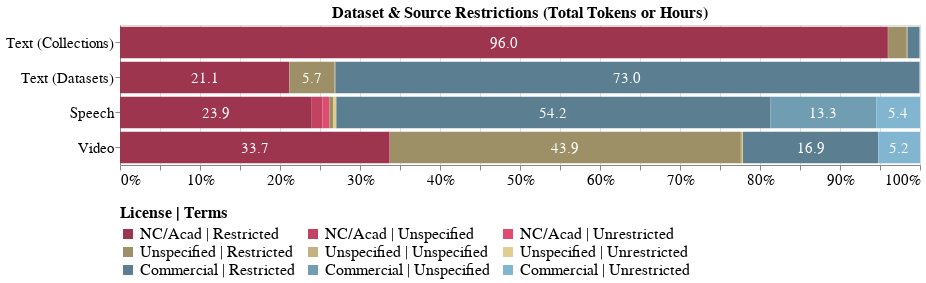

Here is the notebook cell this chart was saved with:
### Code cell
LICENSE_TERMS_MODALITY_ORDER_3 = ["Text (Collections)", "Text (Datasets)", "Speech", "Video"]

license_terms_chart_3, license_terms_table_3, df_new, df_grouped, df_melted = multimodal_util.plot_license_terms_stacked_bar_chart_collections(
    df, "License | Terms", LICENSE_TERMS_PALETTE, LICENSE_TERMS_ORDER_VARIANT,
    LICENSE_TERMS_MODALITY_ORDER_2, 800, 140,
    # save_dir=PLOT_DIR,
    plot_ppi=PLOT_PPI,
    title="Dataset & Source Restrictions (Total Tokens or Hours)",
    no_legend=False,
    split_text_mod=True,
    pct_by_tokens=True,
    return_df=True
)

license_terms_chart_3

### Figure 1 — Vega-Lite specification as saved in the notebook (floating-point values rounded to 4 significant figures)
{"config": {"title": {"font": "Times New Roman", "fontSize": 16}, "axis": {"labelFont": "Times New Roman", "titleFont": "Times New Roman", "labelFontSize": 15, "titleFontSize": 17}, "header": {"labelFont": "Times New Roman", "titleFont": "Times New Roman"}, "legend": {"labelFont": "Times New Roman", "titleFont": "Times New Roman", "columns": 3, "labelFontSize": 16, "labelLimit": 400, "orient": "bottom", "titleFontSize": 16}, "text": {"font": "Times New Roman"}}, "layer": [{"mark": {"type": "bar"}, "encoding": {"color": {"field": "License | Terms", "scale": {"domain": ["NC/Acad | Restricted", "NC/Acad | Unspecified", "NC/Acad | Unrestricted", "Unspecified | Restricted", "Unspecified | Unspecified", "Unspecified | Unrestricted", "Commercial | Restricted", "Commercial | Unspecified", "Commercial | Unrestricted"], "range": ["#9d354f", "#c24262", "#e04c71", "#9d9066", "#c2b27f", "#e0cd92", "#5b7f91", "#719db3", "#82b5cf"]}, "title": "License | Terms", "type": "nominal"}, "order": {"field": "order", "sort": "ascending", "type": "quantitative"}, "x": {"axis": {"format": "%"}, "field": "percentage", "stack": "normalize", "title": "", "type": "quantitative"}, "y": {"field": "Modality", "sort": ["Text (Collections)", "Text (Datasets)", "Speech", "Video"], "title": "", "type": "nominal"}}, "title": "Dataset & Source Restrictions (Total Tokens or Hours)"}, {"mark": {"type": "text", "align": "center", "fontSize": 15}, "encoding": {"color": {"value": "white"}, "order": {"field": "order", "sort": "ascending", "type": "quantitative"}, "text": {"condition": {"test": "(datum.percentage > 5)", "field": "percentage", "format": ".1f", "type": "quantitative"}, "value": ""}, "x": {"field": "midpoints", "type": "quantitative"}, "y": {"field": "Modality", "sort": ["Text (Collections)", "Text (Datasets)", "Speech", "Video"], "title": "", "type": "nominal"}}, "title": "Dataset & Source Restrictions (Total Tokens or Hours)"}], "data": {"name": "data-1ebc89ec61c80ca39536bfe43231c20d"}, "height": 140, "width": 800, "$schema": "https://vega.github.io/schema/vega-lite/v5.17.0.json", "datasets": {"data-1ebc89ec61c80ca39536bfe43231c20d": [{"Modality": "Text (Collections)", "License | Terms": "NC/Acad | Restricted", "percentage": 95.98, "metric": "quantity", "value": 1998000000000.0, "midpoints": 0.4799}, {"Modality": "Text (Collections)", "License | Terms": "NC/Acad | Unspecified", "percentage": 0.01933, "metric": "quantity", "value": 402400000.0, "midpoints": 0.9599}, {"Modality": "Text (Collections)", "License | Terms": "NC/Acad | Unrestricted", "percentage": 0.01316, "metric": "quantity", "value": 274000000.0, "midpoints": 0.96}, {"Modality": "Text (Collections)", "License | Terms": "Unspecified | Restricted", "percentage": 2.337, "metric": "quantity", "value": 48640000000.0, "midpoints": 0.9718}, {"Modality": "Text (Collections)", "License | Terms": "Unspecified | Unspecified", "percentage": 0.09649, "metric": "quantity", "value": 2009000000.0, "midpoints": 0.984}, {"Modality": "Text (Collections)", "License | Terms": "Unspecified | Unrestricted", "percentage": 0.0, "metric": "quantity", "value": 0.0, "midpoints": 0.9844}, {"Modality": "Text (Collections)", "License | Terms": "Commercial | Restricted", "percentage": 1.49, "metric": "quantity", "value": 31020000000.0, "midpoints": 0.9919}, {"Modality": "Text (Collections)", "License | Terms": "Commercial | Unspecified", "percentage": 0.01995, "metric": "quantity", "value": 415300000.0, "midpoints": 0.9994}, {"Modality": "Text (Collections)", "License | Terms": "Commercial | Unrestricted", "percentage": 0.04627, "metric": "quantity", "value": 963000000.0, "midpoints": 0.9998}, {"Modality": "Text (Datasets)", "License | Terms": "NC/Acad | Restricted", "percentage": 21.15, "metric": "quantity", "value": 440200000000.0, "midpoints": 0.1057}, {"Modality": "Text (Datasets)", "License | Terms": "NC/Acad | Unspecified", "percentage": 0.01933, "metric": "quantity", "value": 402400000.0, "midpoints": 0.2116}, {"Modality": "Text (Datasets)", "License | Terms": "NC/Acad | Unrestricted", "percentage": 0.01316, "metric": "quantity", "value": 274000000.0, "midpoints": 0.2118}, {"Modality": "Text (Datasets)", "License | Terms": "Unspecified | Restricted", "percentage": 5.65, "metric": "quantity", "value": 117600000000.0, "midpoints": 0.2401}, {"Modality": "Text (Datasets)", "License | Terms": "Unspecified | Unspecified", "percentage": 0.08885, "metric": "quantity", "value": 1849000000.0, "midpoints": 0.2688}, {"Modality": "Text (Datasets)", "License | Terms": "Unspecified | Unrestricted", "percentage": 0.0, "metric": "quantity", "value": 0.0, "midpoints": 0.2692}, {"Modality": "Text (Datasets)", "License | Terms": "Commercial | Restricted", "percentage": 73.0, "metric": "quantity", "value": 1520000000000.0, "midpoints": 0.6342}, {"Modality": "Text (Datasets)", "License | Terms": "Commercial | Unspecified", "percentage": 0.02759, "metric": "quantity", "value": 574400000.0, "midpoints": 0.9994}, {"Modality": "Text (Datasets)", "License | Terms": "Commercial | Unrestricted", "percentage": 0.04627, "metric": "quantity", "value": 963000000.0, "midpoints": 0.9998}, {"Modality": "Speech", "License | Terms": "NC/Acad | Restricted", "percentage": 23.89, "metric": "quantity", "value": 185300.0, "midpoints": 0.1195}, {"Modality": "Speech", "License | Terms": "NC/Acad | Unspecified", "percentage": 1.419, "metric": "quantity", "value": 11000.0, "midpoints": 0.246}, {"Modality": "Speech", "License | Terms": "NC/Acad | Unrestricted", "percentage": 0.8454, "metric": "quantity", "value": 6557.0, "midpoints": 0.2573}, {"Modality": "Speech", "License | Terms": "Unspecified | Restricted", "percentage": 0.4725, "metric": "quantity", "value": 3665.0, "midpoints": 0.2639}, {"Modality": "Speech", "License | Terms": "Unspecified | Unspecified", "percentage": 0.0, "metric": "quantity", "value": 0.0, "midpoints": 0.2663}, {"Modality": "Speech", "License | Terms": "Unspecified | Unrestricted", "percentage": 0.4148, "metric": "quantity", "value": 3217.0, "midpoints": 0.2684}, {"Modality": "Speech", "License | Terms": "Commercial | Restricted", "percentage": 54.24, "metric": "quantity", "value": 420700.0, "midpoints": 0.5417}, {"Modality": "Speech", "License | Terms": "Commercial | Unspecified", "percentage": 13.27, "metric": "quantity", "value": 102900.0, "midpoints": 0.8792}, {"Modality": "Speech", "License | Terms": "Commercial | Unrestricted", "percentage": 5.44, "metric": "quantity", "value": 42200.0, "midpoints": 0.9728}, {"Modality": "Video", "License | Terms": "NC/Acad | Restricted", "percentage": 33.68, "metric": "quantity", "value": 380800.0, "midpoints": 0.1684}, {"Modality": "Video", "License | Terms": "NC/Acad | Unspecified", "percentage": 0.0, "metric": "quantity", "value": 0.0, "midpoints": 0.3368}, {"Modality": "Video", "License | Terms": "NC/Acad | Unrestricted", "percentage": 0.06432, "metric": "quantity", "value": 727.3, "midpoints": 0.3371}, {"Modality": "Video", "License | Terms": "Unspecified | Restricted", "percentage": 43.86, "metric": "quantity", "value": 496000.0, "midpoints": 0.5568}, {"Modality": "Video", "License | Terms": "Unspecified | Unspecified", "percentage": 0.1381, "metric": "quantity", "value": 1561.0, "midpoints": 0.7768}, {"Modality": "Video", "License | Terms": "Unspecified | Unrestricted", "percentage": 0.1277, "metric": "quantity", "value": 1444.0, "midpoints": 0.7781}, {"Modality": "Video", "License | Terms": "Commercial | Restricted", "percentage": 16.89, "metric": "quantity", "value": 190900.0, "midpoints": 0.8632}, {"Modality": "Video", "License | Terms": "Commercial | Unspecified", "percentage": 0.03901, "metric": "quantity", "value": 441.1, "midpoints": 0.9478}, {"Modality": "Video", "License | Terms": "Commercial | Unrestricted", "percentage": 5.2, "metric": "quantity", "value": 58790.0, "midpoints": 0.974}]}}
